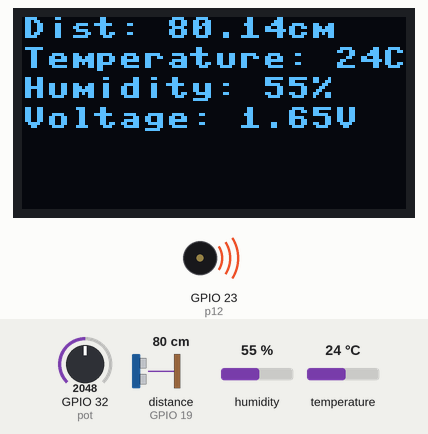
Recording of a program running on a simulated ESP32 board running MicroPython. Shown: 128×64 one-colour display, buzzer (waves = sounding). Inputs (shaded band) come from the test bench; at power-on: distance to the obstacle (sensor on GPIO 19) 80 cm, humidity 55 %, GPIO 32 (pot) = 2048, temperature 24 °C (analog values on the 0–4095 scale). The echo pulse lasts 58.3 µs per cm; library files of the repository ran but are not shown: hcsr04.py, ssd1306.py; what the program prints to the serial console is not drawn.

Above: at 1.7 s.
1.8 s: distance to the obstacle (sensor on GPIO 19) set to 2 cm
At 2.8 s:
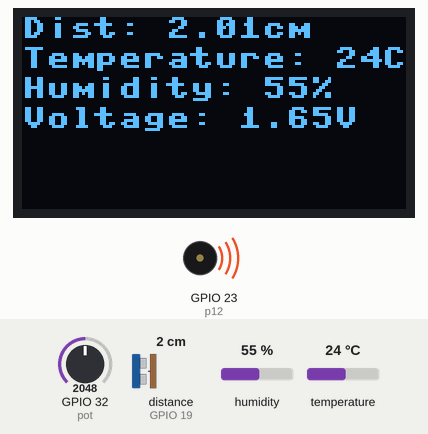
3.6 s: humidity set to 22 %
At 5.4 s:
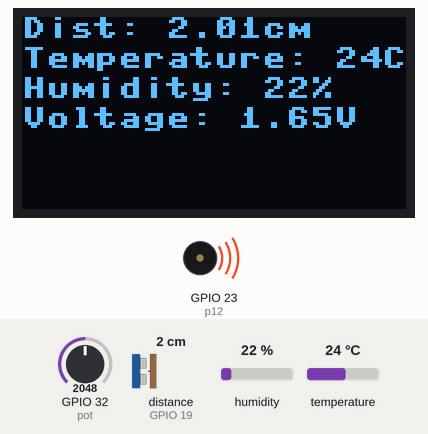
5.7 s: GPIO 32 (pot) set to 2866
At 7.1 s:
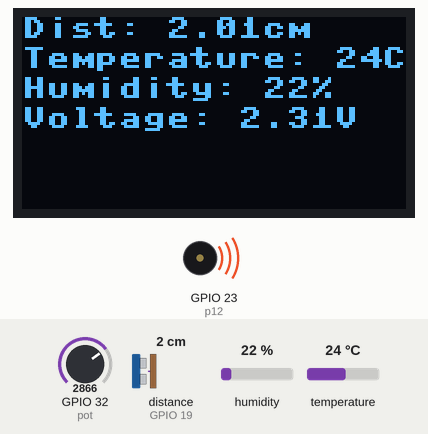
7.8 s: temperature set to 12 °C
At 9.6 s:
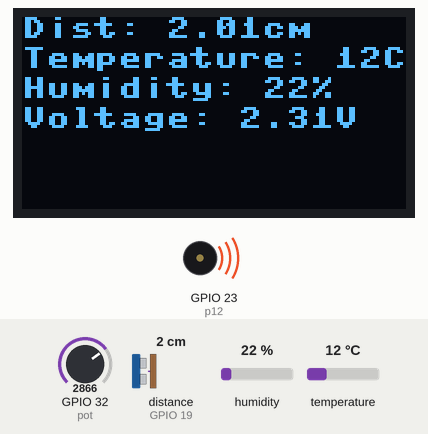
9.9 s: distance to the obstacle (sensor on GPIO 19) set to 4 cm
At 11.4 s:
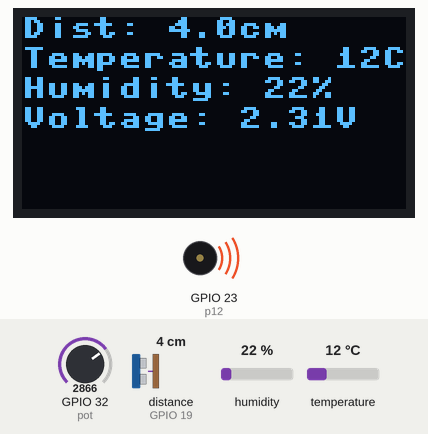
12.0 s: GPIO 32 (pot) set to 3972
At 12.9 s:
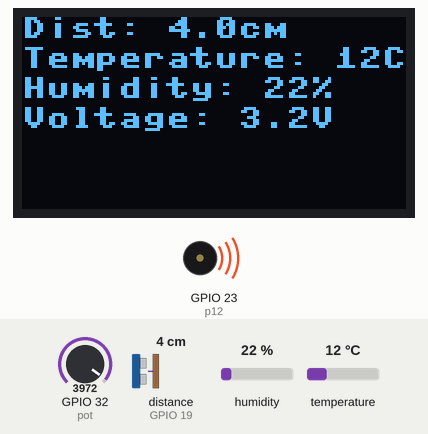
Timing chart, 0 to 15.0 s (numbered marks = the images above; inputs shaded):
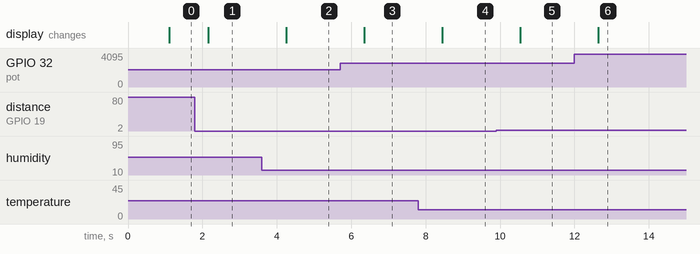

The program:

lab1_final.py
```python
from hcsr04 import HCSR04
from time import sleep
from machine import Pin, SoftI2C, ADC, PWM
import dht
import ssd1306

sensor = HCSR04(trigger_pin=21, echo_pin=19, echo_timeout_us=10000)
i2c = SoftI2C(scl=Pin(4), sda=Pin(18))

oled_width = 128
oled_height = 64
oled = ssd1306.SSD1306_I2C(oled_width, oled_height, i2c)

d = dht.DHT11(Pin(22))
pot = ADC(Pin(32))
pot.atten(ADC.ATTN_11DB)

p12 = Pin(23)
pwm12 = PWM(p12)
pwm12.freq(100)

oled.show()

while True:
    oled.fill(0)
    sleep(1)
    distance = round(sensor.distance_cm(),2)
    d.measure()
    temperature = d.temperature()
    volt = round(pot.read()/4095*3.3, 2)
    humidity = d.humidity()

    dst = 'Dist: '+str(distance) + 'cm'
    temp = 'Temperature: '+str(temperature)+'C'
    hum = 'Humidity: '+str(humidity)+'%'
    v = 'Voltage: '+str(volt)+'V'

    pwm12.duty(int(volt/3.3*1023))

    oled.text(dst, 0, 0)
    oled.text(temp, 0, 10)
    oled.text(hum, 0, 20)
    oled.text(v, 0, 30)
    print('Distance:', distance, 'cm')
    oled.show()
    
```

Measured:
- after the input at 1.8 s, the display: changes after 0.35 s (image 1)
- after the input at 3.6 s, the display: changes after 0.65 s (image 2)
- after the input at 5.7 s, the display: changes after 0.65 s (image 3)
- after the input at 7.8 s, the display: changes after 0.65 s (image 4)
- after the input at 9.9 s, the display: changes after 0.65 s (image 5)
- after the input at 12.0 s, the display: changes after 0.65 s (image 6)
